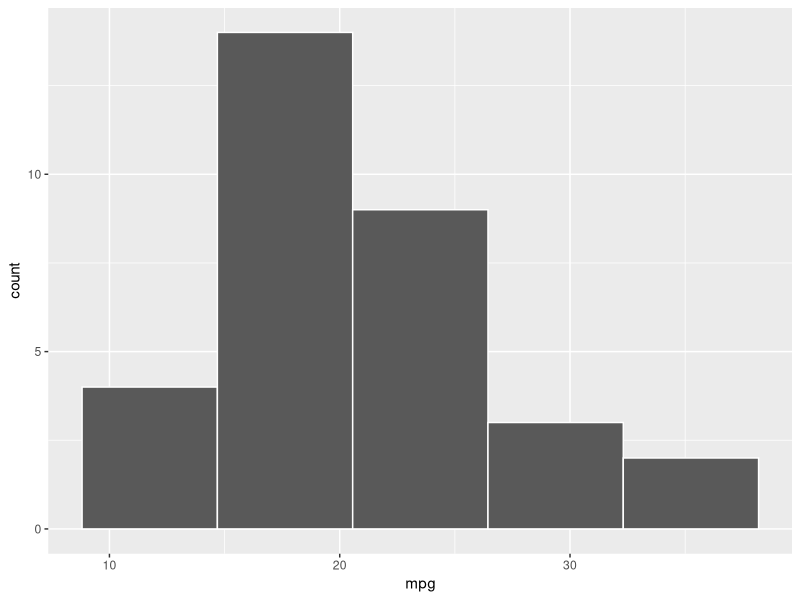
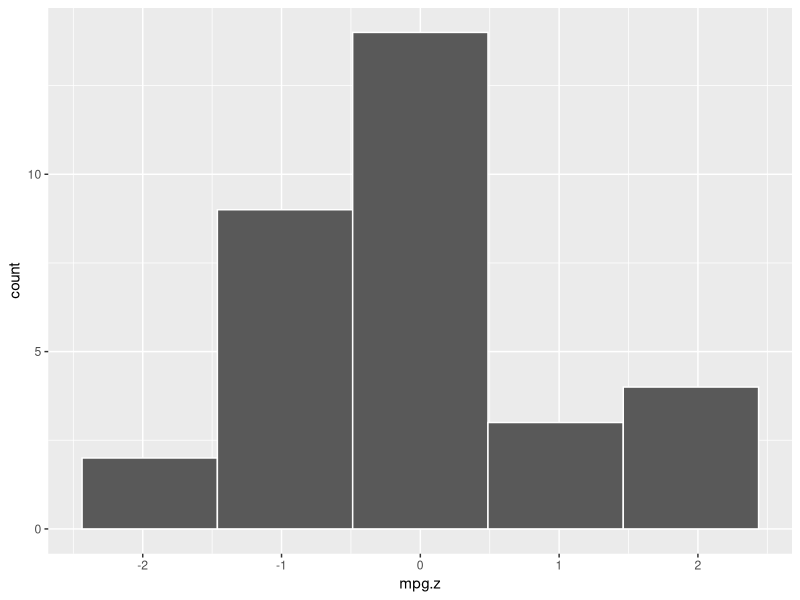
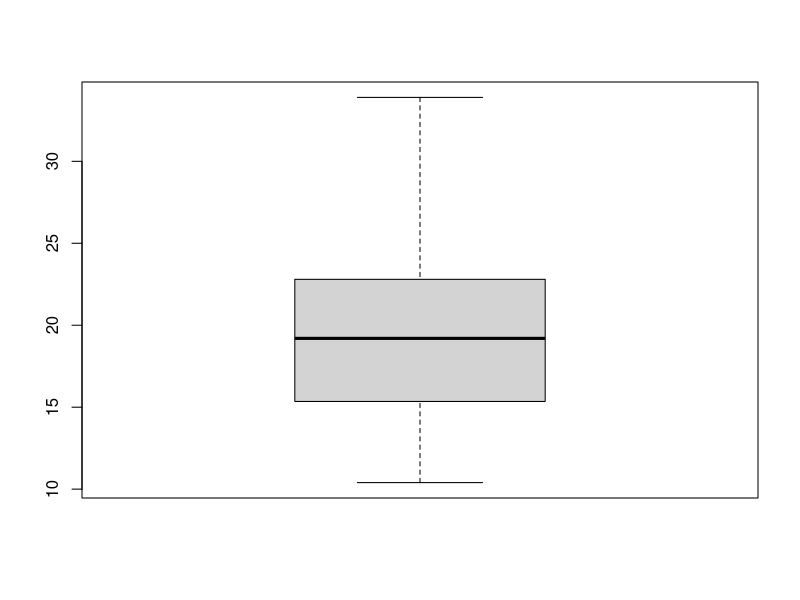
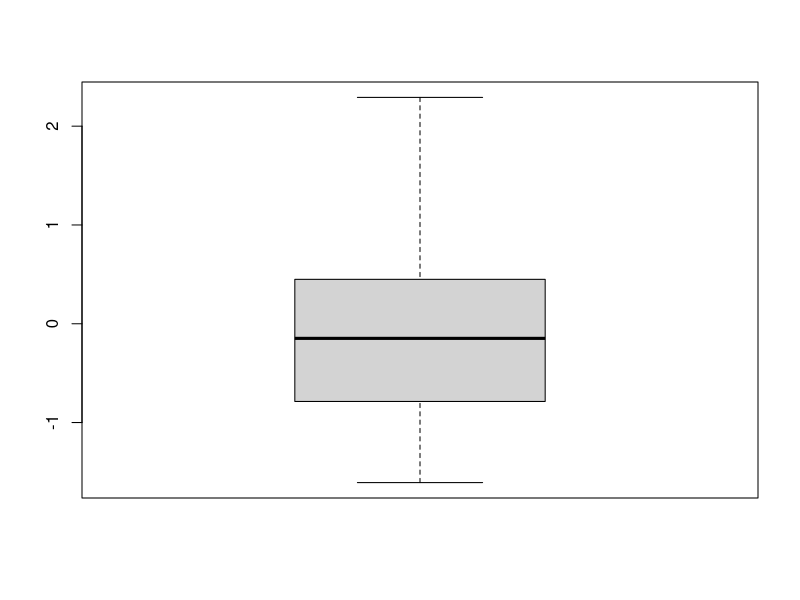
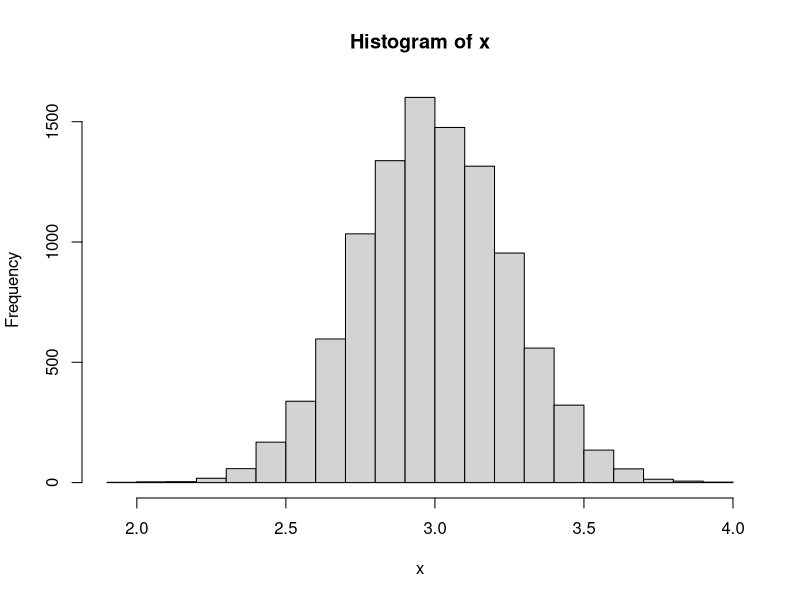
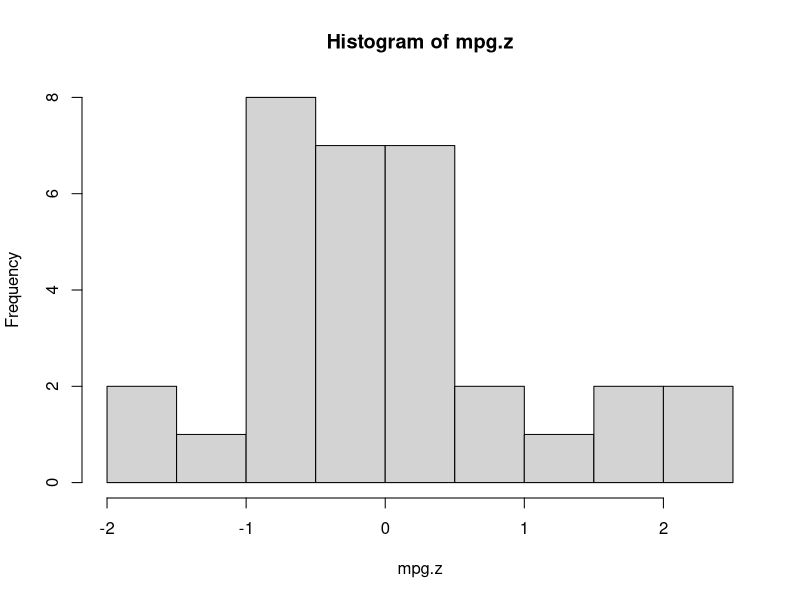
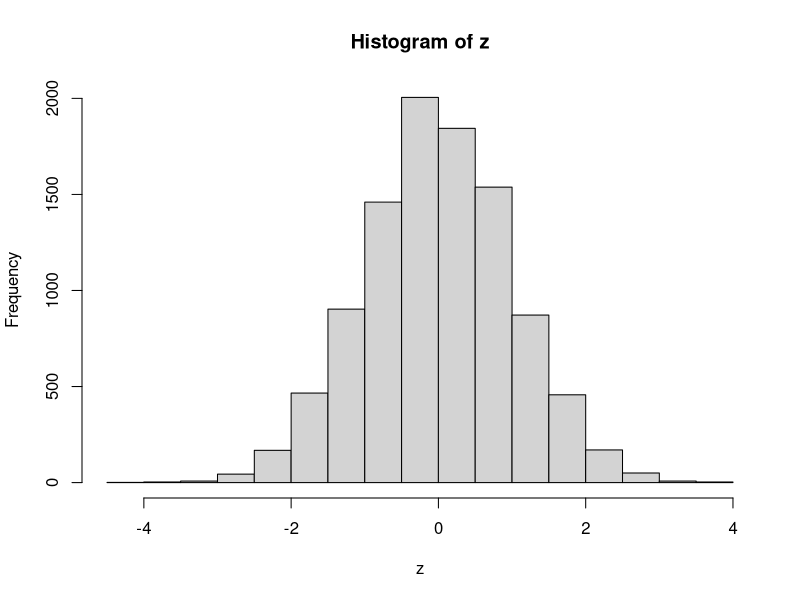

The R source for these figures, in order:
## ---- chunk 1
x <- 21:25
x
## ---- chunk 2
z <- (x-mean(x))/sd(x)
z
## ---- chunk 3
mpg.z <- (mtcars$mpg - mean(mtcars$mpg))/sd(mtcars$mpg)
wt.z <- (mtcars$wt - mean(mtcars$wt))/sd(mtcars$wt)
## ---- chunk 4
max(mpg.z)
## ---- chunk 5
max(wt.z)
## ---- chunk 6
mean(mpg.z)
mean(wt.z)
sd(mpg.z)
sd(wt.z)
## ---- chunk 7
library(ggplot2)
ggplot(mtcars,aes(x=mpg))+geom_histogram(color="white",bins=5)
## ---- chunk 8
df <- data.frame(mpg.z)
ggplot(df,aes(x=mpg.z))+geom_histogram(color="white",bins=5)
## ---- chunk 9
boxplot(mtcars$mpg)
## ---- chunk 10
boxplot(mpg.z)
## ---- chunk 11
x <- rnorm(10000,3,0.25)
hist(x)
## ---- chunk 12
z <- (x-mean(x))/sd(x)
## ---- chunk 13
mean(z^3)
## ---- chunk 14
mean(z^4)
## ---- chunk 15
mean(mpg.z^3)
## ---- chunk 16
hist(mpg.z)
## ---- chunk 17
mean(mpg.z^4)
## ---- chunk 18
hist(z)
